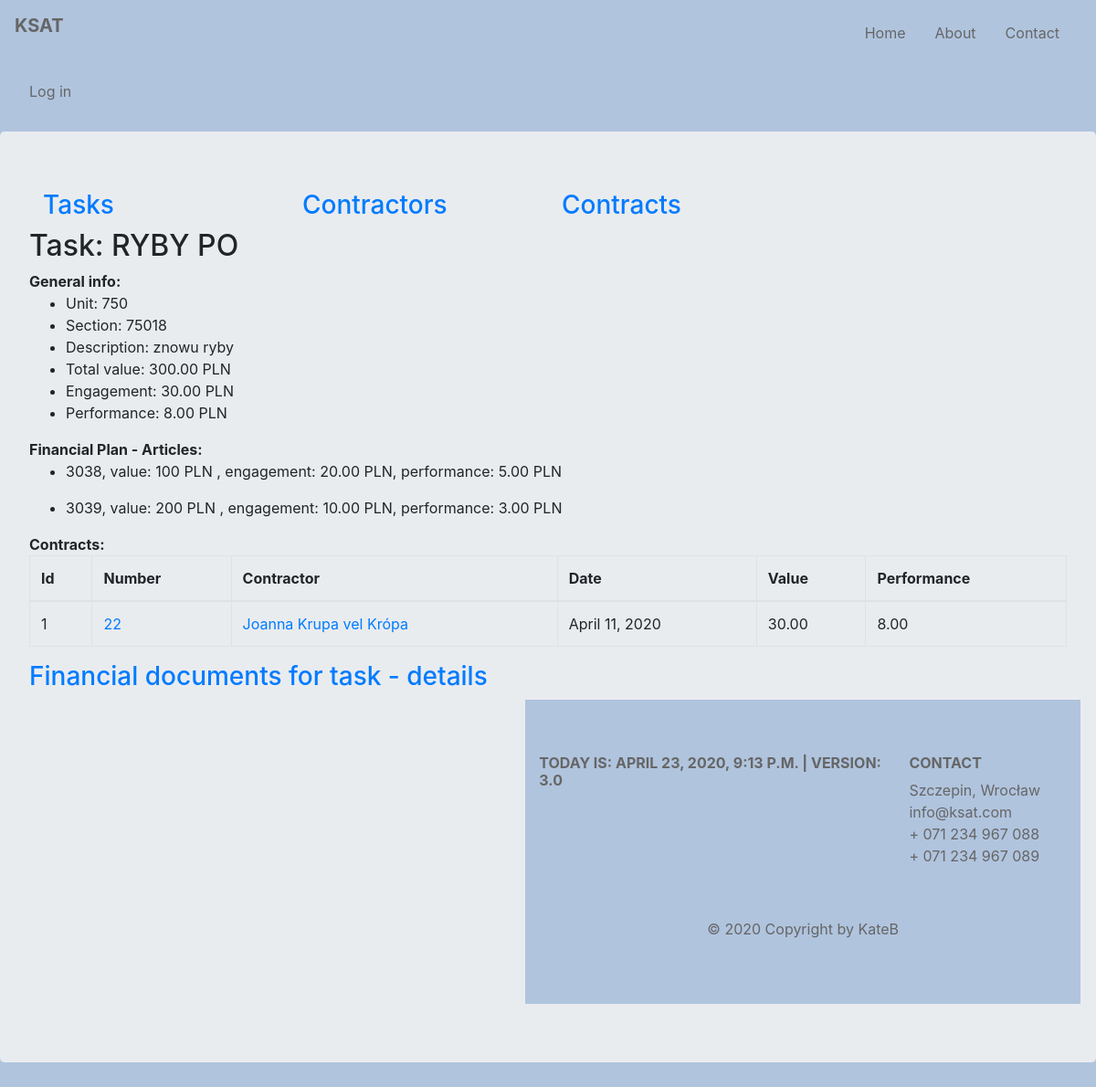
The app's page /ksat/task/ryby-po with its own data.
### budget/models.py (models this page shows, shortened)
class Task(models.Model):
    title = models.CharField(max_length=128, unique=True)
    description = models.CharField(max_length=256)
    unit = models.SmallIntegerField()
    section = models.SmallIntegerField()
    article = models.ManyToManyField(Articles, through='TaskArticles')
    slug = AutoSlugField(null=True, default=None, unique=True, populate_from='title')
    def task_value(self):
        value = TaskArticles.objects.filter(task=self).aggregate(total=Sum('value'))['total']
        if value:
            return round(value, 2)
        return 0
    def engagement(self):
        contracts = Contract.objects.filter(task=self)
        engagement = 0
        for contract in contracts:
            engagement += contract.contract_value()
        return round(engagement, 2)
    def performance(self):
        contracts = Contract.objects.filter(task=self)
        performance = 0
        for contract in contracts:
            performance += contract.contract_performance()
        return round(performance, 2)

class Contract(models.Model):
    number = models.CharField(max_length=128, unique=True)
    date = models.DateField()
    task = models.ForeignKey(Task, on_delete=models.CASCADE, related_name='contracts', related_query_name='contract')
    contractor = models.ForeignKey(Contractor, default=None, on_delete=models.CASCADE, related_name='contracts',
                                   related_query_name='contract')
    article = models.ManyToManyField(Articles, through='ContractArticle')
    def get_absolute_url(self):
        return reverse('budget:contract_details', kwargs={'contract_id': self.pk})
    def contract_value(self):
        value = ContractArticle.objects.filter(contract=self).aggregate(total=Sum('value'))['total']
        if value:
            return round(value, 2)
        return 0
    def contract_performance(self):
        fin_docs = FinancialDocument.objects.filter(contract=self)
        performance = 0
        for fin_doc in fin_docs:
            performance += fin_doc.fin_doc_value()
        return round(performance, 2)
    class Meta:
        default_related_name = 'contract'
        ordering = ('number', 'contractor')
        verbose_name = 'contract'

class FinancialDocument(models.Model):
    contract = models.ForeignKey(Contract, on_delete=models.CASCADE, related_name='fds', related_query_name='fd')
    contractor = models.ForeignKey(Contractor, default=None, on_delete=models.CASCADE, related_name='fds',
                                   related_query_name='fd')
    number = models.CharField(max_length=64, default=None)
    date = models.DateField()
    payment_date1 = models.DateField(blank=True, null=True)
    payment_date2 = models.DateField(blank=True, null=True)
    article = models.ManyToManyField(Articles, through='FinDocumentArticle')
    def fin_doc_value(self):
        value = FinDocumentArticle.objects.filter(fin_doc=self).aggregate(total=Sum('value'))['total']
        if value:
            return round(value, 2)
        return 0
    class Meta:
        default_related_name = 'fds'
        verbose_name = 'finacial_doc'

class TaskArticles(models.Model):
    article = models.ForeignKey(Articles, on_delete=models.CASCADE)
    task = models.ForeignKey(Task, on_delete=models.CASCADE)
    value = models.DecimalField(decimal_places=0, default=0, max_digits=11)
    class Meta:
        default_related_name = 'task_articles'
        ordering = ('task',)
        verbose_name = 'task articles'

class Articles(models.Model):
    number = models.IntegerField()
    name = models.CharField(max_length=126)
    financement_choices = [
        (0, 'BWD'),
        (8, 'DOT'),
        (9, 'BWD-WKLAD WLASNY')
    ]
    financement = models.IntegerField(choices=financement_choices)
    class Meta:
        verbose_name = 'article'
    def total_number(self):
        return f'{str(self.number) + str(self.financement)}'

class Contractor(models.Model):
    name = models.CharField(max_length=128)
    last_name = models.CharField(max_length=128)
    num = models.SmallIntegerField(blank=True)
    slug = models.SlugField(max_length=200, unique=True, null=True, default=None)
    def __str__(self):
        return f'{self.name} {self.last_name}'
    class Meta:
        default_related_name = 'contractors'
        ordering = ('last_name',)
        verbose_name = 'contractor'

### budget/views.py (the view)
# urls.py: path('task/<slug:task_slug>', views.TaskDetailsView.as_view(), name='task_details'),
class TaskDetailsView(DetailView):
    model = Task
    template_name = 'budget/task.html'
    context_object_name = 'task'
    slug_url_kwarg = 'task_slug'
    def render_to_response(self, context, **response_kwargs):
        response = super().render_to_response(context, **response_kwargs)
        task_id = Task.objects.get(slug=self.kwargs.get('task_slug')).id
        response.set_cookie('task_id', task_id, max_age=30)
        return response

### budget/my_context_processor.py (called while the page is built)
def cp(request):
    ctx = {
        "now": django.utils.timezone.now(),
        "version": "3.0"
    }
    return ctx

def recaptcha_site_key(request):
    return {'RECAPTCHA_SITE_KEY': settings.RECAPTCHA_SITE_KEY}

### budget/templatetags/article_functions.py (called while the page is built)
@register.simple_tag
def task_article_engagement(article, task):
    engagement = 0
    contracts = Contract.objects.filter(task=task)
    for contract in contracts:
        contract_article_engagement = ContractArticle.objects.filter(contract=contract,
                            contract_article=article).aggregate(total=Sum('value'))['total']
        if contract_article_engagement is not None:
            engagement += contract_article_engagement
    return round(engagement, 2)

@register.simple_tag
def task_article_performance(article, task):
    performance = 0
    contracts = Contract.objects.filter(task=task)
    for contract in contracts:
        contract_article_performance = FinDocumentArticle.objects.filter(article=article,
                        fin_doc__contract=contract).aggregate(total=Sum('value'))['total']
        if contract_article_performance is not None:
            performance += contract_article_performance
    return round(performance, 2)

### budget/templates/budget/task.html (shortened to what this page needs)
{% extends 'base.html' %}
{% load article_functions %}
{% block content %}
    {{ block.super }}
    <h2>Task: {{ task.title }}</h2>
    <div><b>General info:</b>
        <ul>
            <li>Unit: {{ task.unit }}</li>
            <li>Section: {{ task.section }}</li>
            <li>Description: {{ task.description }}</li>
            <li>Total value: {{ task.task_value }} PLN</li>
            <li>Engagement: {{ task.engagement|floatformat:2 }} PLN</li>
            <li>Performance: {{ task.performance|floatformat:2 }} PLN</li>
        </ul>
    </div>
    <div>
        <b>Financial Plan - Articles:</b>
        {% for article in task.task_articles.all %}
            <ul> {% if article.value != 0 %}
                <li>{{ article.article.total_number }}, value: {{ article.value }} PLN ,
                    engagement: {% task_article_engagement article.article task %} PLN,
                    performance: {% task_article_performance article.article task %} PLN
                </li>{% endif %}
            </ul>
        {% endfor %}
    </div>
    {% if task.engagement %}
        <div>
            <b>Contracts:</b>
            <table class="table table-bordered">
                <thead>
                <tr>
                    <th scope="col">Id</th>
                    <th scope="col">Number</th>
                    <th scope="col">Contractor</th>
                    <th scope="col">Date</th>
                    <th scope="col">Value</th>
                    <th scope="col">Performance</th>
                </tr>
                </thead>
                <tbody>
                {% for contract in task.contracts.all %}
                    <tr>
                        <td>{{ forloop.counter }}</td>
                        <td><a href="{{ contract.get_absolute_url }}">{{ contract.number }}</a></td>
                        <td><a href="{% url 'budget:contractor_details' contract.contractor.slug %}">{{ contract.contractor }}</a></td>
                        <td>{{ contract.date }}</td>
                        <td>{{ contract.contract_value|floatformat:2 }} </td>
                        <td>{{ contract.contract_performance|floatformat:2 }}</td>
                    </tr>
                {% empty %} No contracts for task
                {% endfor %}
                </tbody>
            </table>
        </div>
    {% else %}
        <div>
            No contracts for task.
        </div>
    {% endif %}
    {% if task.performance %}
        <div>
            <h3><a href="{% url 'budget:task-findocs' task.id %}">Financial documents for task - details</a></h3>
        </div>
    {% else %}
        <div>
            No financial document for task. You can add a new one in contract details.
        </div>
    {% endif %}
    <div container>
        <div class="row">
            <div class="col-sm">
            <div class="col-sm">
            <div class="col-sm">
        </div>
    </div>
{% endblock %}

### static/css/style.css (style rules this page uses)
body { padding: 0; margin: 0; background: lightsteelblue; }

### records on screen
Task: title "RYBY PO", unit "750", section "75018", description "znowu ryby", task_value "300.00", engagement "30.00", performance "8.00"
TaskArticles: article.total_number "3038", value "100", article "20.00", article "5.00"
TaskArticles: article.total_number "3039", value "200", article "10.00", article "3.00"
Contract: number "22", contractor "Joanna Krupa vel Krópa", date "April 11, 2020", contract_value "30.00", contract_performance "8.00"

### other values on screen
{{ version }} "3.0"
